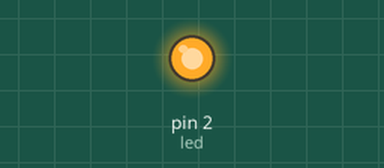
Bench run of a sketch on a simulated Arduino Uno, built with avr-gcc and run on an emulated ATmega328P. Shown: output pins drawn as LEDs (lit = HIGH).

Above: at 5.16 s.
At 8.04 s:
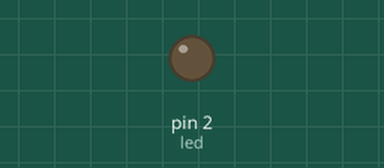
Timing chart, 0 to 10.7 s (numbered marks = the images above):
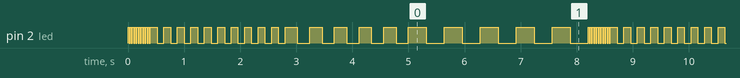

The sketch:

yanipsonenledresetleme.ino
```cpp
#define led 2//10 kere yanıyo sonra reset yapıp bidaha 10 kere yanıyo
int sure=20;
byte bitis=10;
void setup()
{
    pinMode(led,OUTPUT);
}

void loop()
{
    if(sure>160)
    {
      bitis=5;
    }
    for(int i=0;i<bitis;i++)
    {
      digitalWrite(led,HIGH);
      delay(sure);
      digitalWrite(led,LOW);
      delay(sure);
    }

    sure+=100;

    if(sure>400)//geçince reset yapacak
    {
      sure=20;
      bitis=10;
    }
}
```

Measured:
- by itself, pin 2 (led): repeats every 8.2 s: 10 × (HIGH 0.12 s, LOW 0.12 s), 5 × (HIGH 0.22 s, LOW 0.22 s), 5 × (HIGH 0.32 s, LOW 0.32 s), 10 × (HIGH 0.02 s, LOW 0.02 s)
- by itself, everything shown: repeats every 8.2 s, in 42 steps
